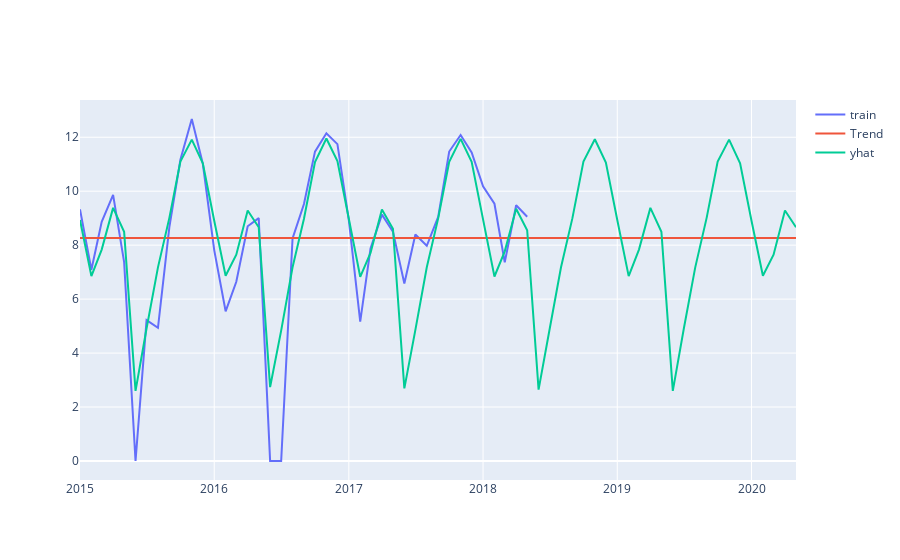

Here is the notebook cell this chart was saved with:
### Code cell
py.iplot([
    go.Scatter(x=df_train_log['ds'], y=df_train_log['y'], name='train'),
    go.Scatter(x=forecast['ds'], y=forecast['trend'], name='Trend'),
    go.Scatter(x=forecast['ds'], y=forecast['yhat'], name='yhat'),
])
